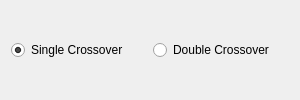
<?xml version="1.0" encoding="UTF-8"?>
<ui version="4.0">
 <class>SEConnectDSDNAEditorGUIClass</class>
 <widget class="QWidget" name="SEConnectDSDNAEditorGUIClass">
  <property name="geometry">
   <rect>
    <x>0</x>
    <y>0</y>
    <width>300</width>
    <height>100</height>
   </rect>
  </property>
  <property name="minimumSize">
   <size>
    <width>300</width>
    <height>100</height>
   </size>
  </property>
  <property name="windowTitle">
   <string/>
  </property>
  <layout class="QVBoxLayout" name="verticalLayout">
   <item>
    <layout class="QGridLayout" name="gridLayout">
     <item row="0" column="0">
      <widget class="QRadioButton" name="rdnSingleXO">
       <property name="text">
        <string>Single Crossover</string>
       </property>
       <property name="checked">
        <bool>true</bool>
       </property>
      </widget>
     </item>
     <item row="0" column="1">
      <widget class="QRadioButton" name="rdnDoubleXO">
       <property name="text">
        <string>Double Crossover</string>
       </property>
      </widget>
     </item>
    </layout>
   </item>
  </layout>
 </widget>
 <resources/>
 <connections>
  <connection>
   <sender>rdnDoubleXO</sender>
   <signal>released()</signal>
   <receiver>SEConnectDSDNAEditorGUIClass</receiver>
   <slot>onSelectMode()</slot>
   <hints>
    <hint type="sourcelabel">
     <x>220</x>
     <y>49</y>
    </hint>
    <hint type="destinationlabel">
     <x>149</x>
     <y>49</y>
    </hint>
   </hints>
  </connection>
  <connection>
   <sender>rdnSingleXO</sender>
   <signal>released()</signal>
   <receiver>SEConnectDSDNAEditorGUIClass</receiver>
   <slot>onSelectMode()</slot>
   <hints>
    <hint type="sourcelabel">
     <x>79</x>
     <y>49</y>
    </hint>
    <hint type="destinationlabel">
     <x>149</x>
     <y>49</y>
    </hint>
   </hints>
  </connection>
 </connections>
 <slots>
  <slot>onSelectMode()</slot>
 </slots>
</ui>
